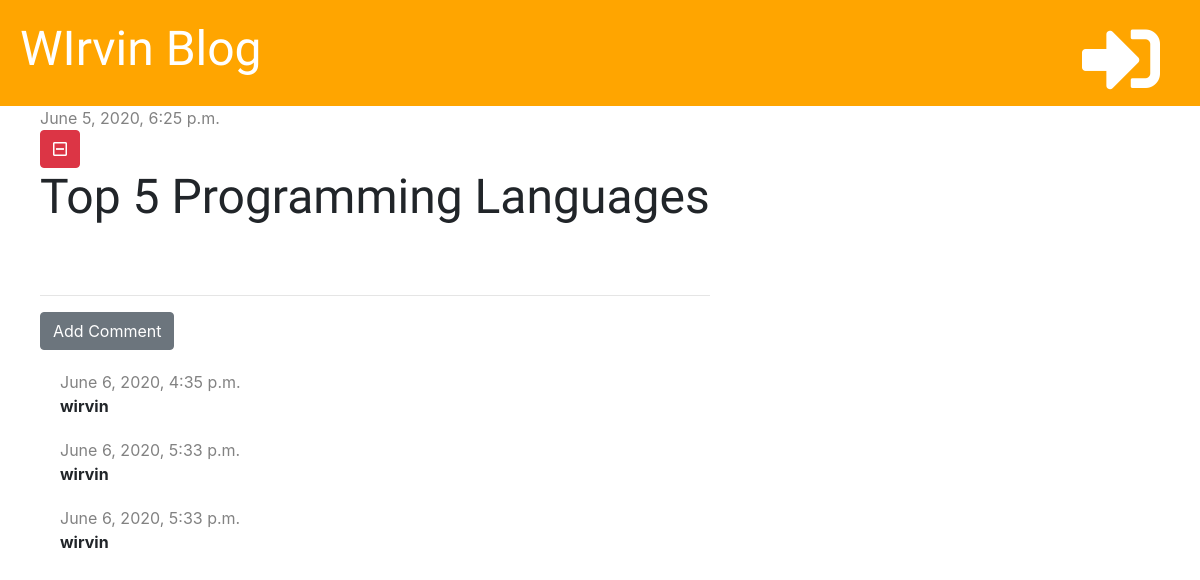
The app's page /post/2/ with its own data.
### blogpost/models.py (models this page shows, shortened)
class Post(models.Model):
    author = models.ForeignKey('auth.User', on_delete=models.CASCADE)
    title = models.CharField(max_length=200)
    text = models.TextField()
    created_date = models.DateTimeField(default=timezone.now)
    published_date = models.DateTimeField(blank=True, null=True)

class Comment(models.Model):
    post = models.ForeignKey('blogpost.Post', on_delete=models.CASCADE, related_name='comments')
    author = models.CharField(max_length=200)
    created_date = models.DateTimeField(default=timezone.now())
    text = models.TextField()
    approved = models.BooleanField(default=False)

### blogpost/views.py (the view)
# urls.py: path('post/<int:pk>/', views.post_detail, name='post_detail'),
def post_detail(request, pk):
    post = get_object_or_404(Post, pk=pk)
    stuff_for_front_end = {'post': post}
    return render(request, 'blog/post_detail.html', stuff_for_front_end)

### blogpost/templatetags/markdownify.py (called while the page is built)
@register.filter
def markdown(value):
    renderer = HighlightRenderer()
    markdown = mistune.Markdown(renderer=renderer)
    return markdown(value)

### blogpost/templates/blog/post_detail.html (shortened to what this page needs)
{% extends 'blog/base.html' %}
{% load markdownify %}
{% block content %}
    <div class="post">
        {% if post.published_date %}
        <div class="date">
            {{ post.published_date }}
        </div>
        {% else %}
        <a href="{% url 'post_publish' pk=post.pk %}" class="btn btn-primary">Publish</a>
        {% endif %}
        <a href="{% url 'delete_post' pk=post.pk %}" class="btn btn-danger"
           onclick="return confirm('Are you sure you want to delete this post?')"><i class="far fa-minus-square"></i></a>
        <h1>{{ post.title }}</h1>
    </div>
    <hr>
    <a href="{% url 'add_comment_to_post' pk=post.pk %}" class="btn btn-secondary">Add Comment</a>
    {% for comment in post.comments.all %}
        {% if user.is_authenticated or comment.approved %}
        <div class="comment">
            <div class="date">
                {{ comment.created_date }}
            </div>
            <p><strong>{{ comment.author }}</strong></p>
        </div>
        {% endif %}
    {% empty %}
    <p>No Comments Yet...</p>
    {% endfor %}
{% endblock %}

### blogpost/static/css/blog.css (style rules this page uses)
h1, h2, h3, h4 { font-family: 'Inconsolata', serif; font-size: 48px; }
.date { color: #828282; }
.post { margin-bottom: 70px; }
.comment { margin: 20px 0px 20px 20px; }

### records on screen
Post: published_date "June 5, 2020, 6:25 p.m.", title "Top 5 Programming Languages"
Comment: created_date "June 6, 2020, 4:35 p.m.", author "wirvin"
Comment: created_date "June 6, 2020, 5:33 p.m.", author "wirvin"
Comment: created_date "June 6, 2020, 5:33 p.m.", author "wirvin"
